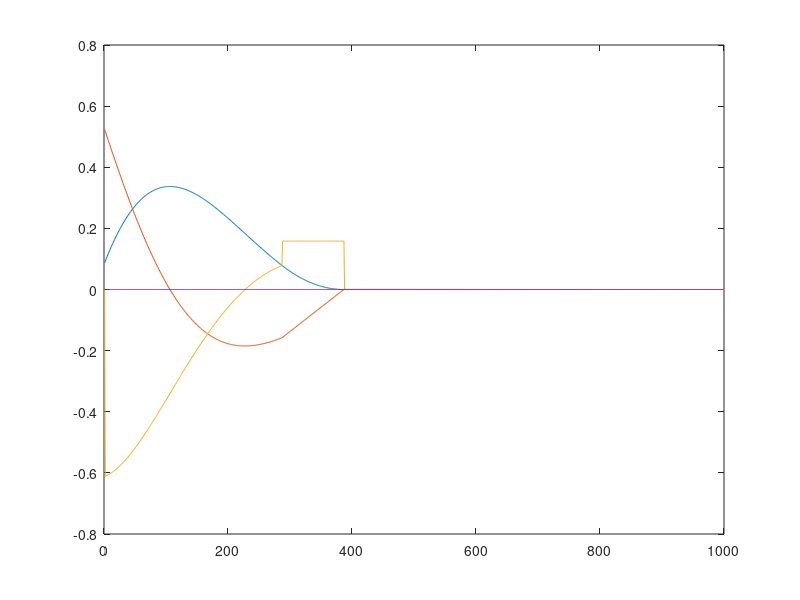

The MATLAB script that drew this image:
a0 = pi/36; 
w0 = pi/6;
TAU = 1;
noise = 0.5;

len = 10*TAU / 0.01;
angles = zeros(1, len);
angvels = zeros(1, len);
angaccels = zeros(1, len);
pwms = zeros(1, len)

angles(1) = a0;
angvels(1) = w0;
angaccels(1) = 0;
pwms(1) = 0;

pwm = 1;

delay = 20;

for i = 2:1:len;    
%     if i < delay
%         e_real = 0;
%     else 
%         e_real = angaccels(i - delay+1);
%     end
    if -w0 * TAU/2/a0 < 1
        e = - w0/TAU - a0/TAU/TAU;
    else
        t1 = - 2*a0/w0;
        e = -w0 / t1;
    end
    
%     e_real = e_real * sign(e);
%     spwm=sign(pwm);
%     if spwm==0
%         spwm=1;
%     end;
%     if (abs(e) > e_real) 
%         pwm = pwm + sign(pwm)*30;
%     else 
%         pwm = pwm - sign(pwm)*30;
%     end


%     w = w0 + e_real * 0.01;
%     a0 = a0 + w0 * 0.01 + e_real * 5e-5;
    w = w0 + e * 0.01;
    a0 = a0 + w0 * 0.01 + e * 5e-5;
    w0 = w;
    
    angles(i) = a0;
    angvels(i) = w0;
    angaccels(i) = e;
    pwms(i) = pwm;
end

t = 1:1:length(angles);
plot(t, angles, t, angvels, t, angaccels, t, pwms/10000);

